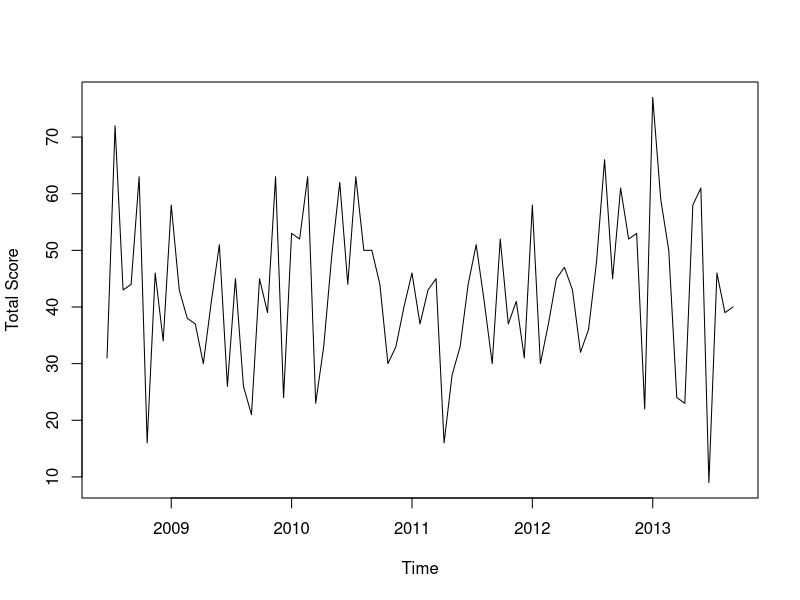
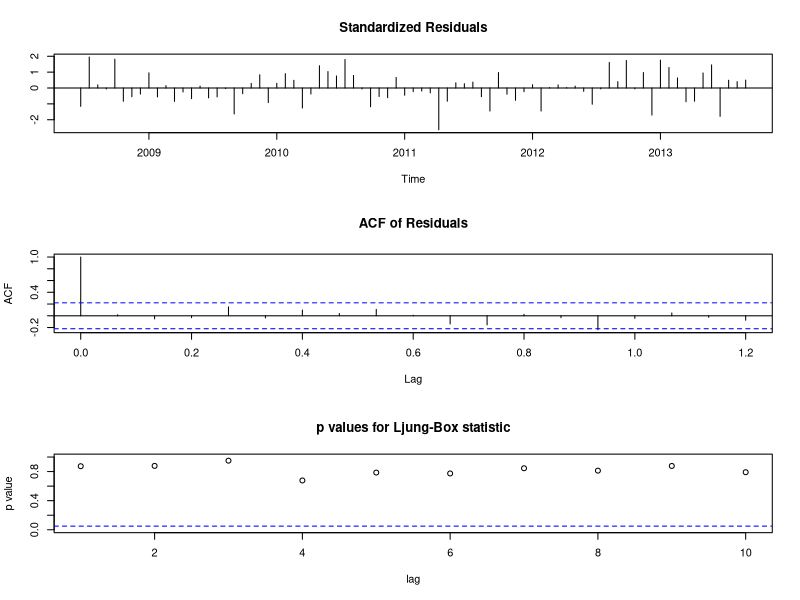
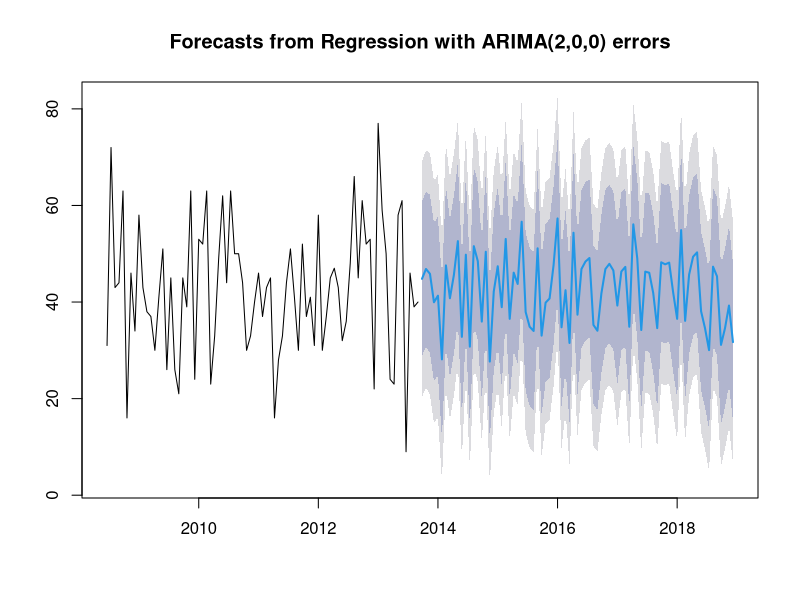

Recreate these plots in R, in order.
library (data.table)
library(forecast)
library(MASS)
library(tseries)

data <- read.csv("seahawks.csv")

train <- data[1:79,c(1:3,9:14,17:20)]

score <- train[,5]
wind <- train[,7]
temp <- train[,8]
humidity <- train[,9]
SeahawksDefenceRank <- train[,10]
SeahawksOffenceRank <- train[,11]
OpponentDefenceRank <- train[,12]
OpponentOffenseRank <- train[,13]

t2 <- cbind(wind,temp,humidity,SeahawksDefenceRank,SeahawksOffenceRank,OpponentDefenceRank,OpponentOffenseRank)

m1 <- ts(score, start = c(2006,38), end = c(2011,41), frequency=15)

plot(m1, ylab = 'Total Score')

fitm2 <- auto.arima(m1, xreg = t2)

tsdiag(fitm2)
fitm2$coef
fitm2$aic
fitm2$sigma2

Box.test(fitm2$residuals, lag = 20, type = "Ljung-Box")

f1 <- forecast(fitm2, xreg = t2)
plot(f1)

projectedScores <- f1$mean

realLine <- data[80:158, 9]
projectedDifferential = projectedScores - realLine
realDifferential <- data[80:158, 11]

productDiff <- projectedDifferential * realDifferential
posProductDiff <- productDiff[which(productDiff > 0)]

length(posProductDiff)/length(projectedScores)
